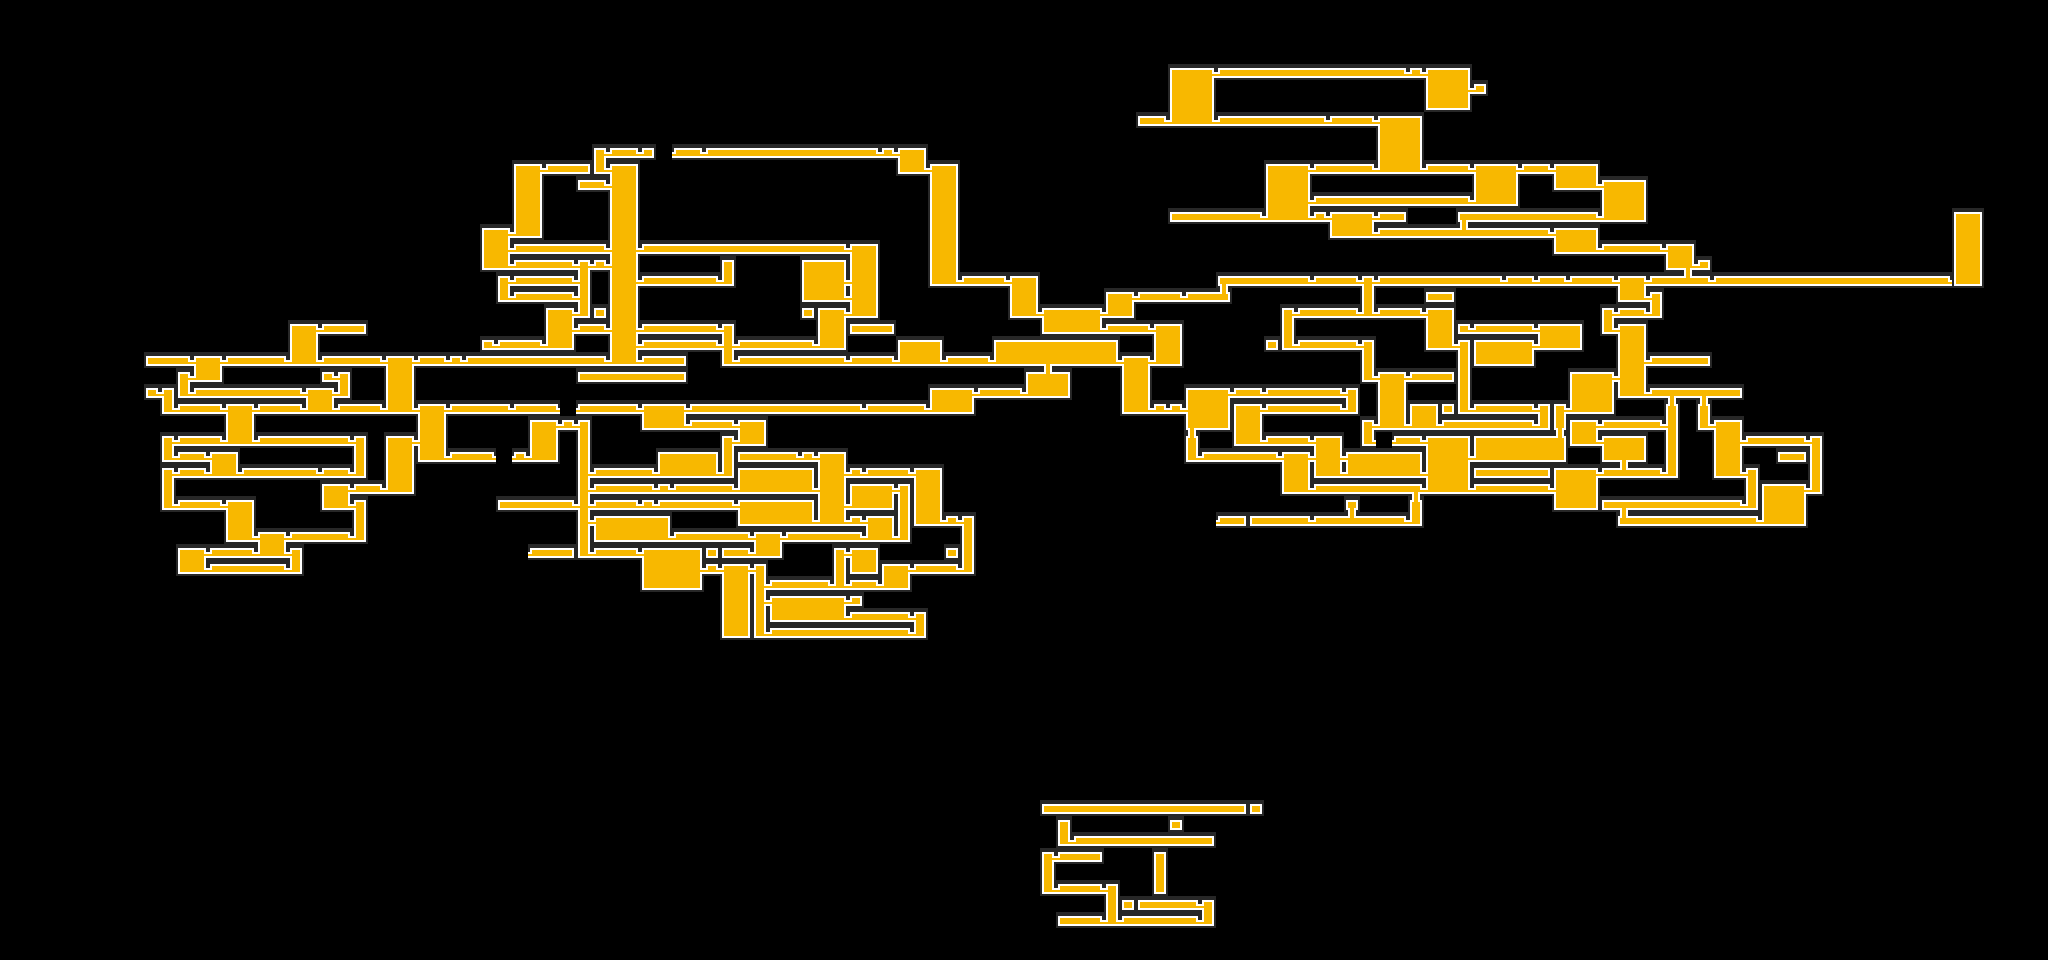

The image is a tile-based game level rendered from a .tmx file. Its description and source (layers, tilesets, objects; grid data summarised) follow:
An orthogonal 128x60 tile map with 16x16 px tiles, 11 tile layers (t1, t2, t3, t4, ...), 2 hidden layers not drawn.

<map version="1.0" orientation="orthogonal" renderorder="right-down" width="128" height="60" tilewidth="16" tileheight="16" nextobjectid="1">
 <tileset firstgid="1" name="maptiles" tilewidth="16" tileheight="16" tilecount="256" columns="16">
  <image source="../img/tiles/maptiles.gif" width="256" height="256" />
  <tile id="194">
   <properties>
    <property name="triggerheight" type="int" value="32" />
    <property name="triggersave" value="temple1lavadrain" />
   </properties>
  </tile>
 </tileset>
 <layer name="t1" width="128" height="60">
  <data>[7680 cells, 107 non-empty, 28 distinct tile ids]</data>
 </layer>
 <layer name="t2" width="128" height="60">
  <data>[7680 cells, 183 non-empty, 32 distinct tile ids]</data>
 </layer>
 <layer name="t3" width="128" height="60">
  <data>[7680 cells, 258 non-empty, 31 distinct tile ids]</data>
 </layer>
 <layer name="t4" width="128" height="60">
  <data>[7680 cells, 177 non-empty, 26 distinct tile ids]</data>
 </layer>
 <layer name="t5" width="128" height="60" visible="0">
  <data>[7680 cells, 61 non-empty, 4 distinct tile ids]</data>
 </layer>
 <layer name="connect" width="128" height="60">
  <data>[7680 cells, 0 non-empty, 0 distinct tile ids]</data>
 </layer>
 <layer name="phantom" width="128" height="60">
  <data>[7680 cells, 56 non-empty, 14 distinct tile ids]</data>
 </layer>
 <layer name="town" width="128" height="60">
  <data>[7680 cells, 62 non-empty, 18 distinct tile ids]</data>
 </layer>
 <layer name="start" width="128" height="60">
  <data>[7680 cells, 167 non-empty, 23 distinct tile ids]</data>
 </layer>
 <layer name="pits" width="128" height="60">
  <data>[7680 cells, 237 non-empty, 37 distinct tile ids]</data>
 </layer>
 <layer name="fridge" width="128" height="60" visible="0">
  <data>[7680 cells, 93 non-empty, 10 distinct tile ids]</data>
 </layer>
 <layer name="lighthouse" width="128" height="60">
  <data>[7680 cells, 25 non-empty, 9 distinct tile ids]</data>
 </layer>
 <layer name="sky" width="128" height="60">
  <data>[7680 cells, 61 non-empty, 16 distinct tile ids]</data>
 </layer>
</map>
